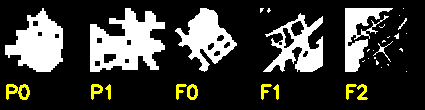
#> input picture js_reverse_cache/tasks/bili-gt3-solver/cache/dbg_pic7.png, 425 x 110 px
$ python gt3_click_solve.py cache/dbg_pic7.png
#> lines starting #> are read from the running program, lines starting #| are printed output that depends on the picture; after the words box and inside, x2 and y2 are one past the last pixel; in counts of white or black regions, pixels touching at a corner belong together
"""Word-click solver for the GT3 point-click ('word') round.

Pipeline (no OCR model, no classification):
  1. prompt strip = bright low-saturation band at the bottom; glyphs are dark
     strokes on white -> Otsu inverse + per-character component split
  2. field glyph candidates = MSER regions filtered by size/aspect/chroma
  3. per-candidate glyph mask = pixels far from the box's median colour
  4. match prompt glyph -> candidate glyph with an angle x scale search
     (same font is used in both, so the SHAPES match; we never read the chars)
  5. unique assignment by best score, emit click points in prompt order

usage: python gt3_click_solve.py <pic.jpg> [--out annotated.jpg] [--json out.json]
"""
from __future__ import annotations

import argparse
import json
import math
import pathlib
import sys

import cv2
import numpy as np

CANVAS = 64


def note(msg: str) -> None:
    print(msg.encode("utf-8", "replace").decode("utf-8", "replace"), file=sys.stderr, flush=True)


# ---------------------------------------------------------------- prompt ----
def find_prompt_box(img: np.ndarray) -> tuple[int, int, int, int]:
    """Locate the white prompt box at the bottom (bright, low-saturation, large)."""
    hsv = cv2.cvtColor(img, cv2.COLOR_BGR2HSV)
    sat, val = hsv[:, :, 1], hsv[:, :, 2]
    h, w = img.shape[:2]
    bright = ((val > 175) & (sat < 70)).astype(np.uint8) * 255
    bright[: int(h * 0.7), :] = 0            # only look at the bottom band
    n, _, stats, _ = cv2.connectedComponentsWithStats(bright, connectivity=8)
    best = None
    for i in range(1, n):
        x, y, bw, bh, area = (int(v) for v in stats[i])
        if area < 800 or bw < w * 0.2 or bh < 15:
            continue
        if best is None or area > best[4]:
            best = (x, y, bw, bh, area)
    if best is None:
        return (0, int(h * 0.88), w, h - int(h * 0.88))
    return best[:4]


def prompt_glyph_boxes(img: np.ndarray, box: tuple[int, int, int, int]) -> tuple[list[tuple[int, int, int, int]], np.ndarray]:
    x, y, w, h = box
    sub = img[y:y + h, x:x + w]
    gray = cv2.cvtColor(sub, cv2.COLOR_BGR2GRAY)
    _, mask = cv2.threshold(gray, 0, 255, cv2.THRESH_BINARY_INV + cv2.THRESH_OTSU)
    mask = cv2.morphologyEx(mask, cv2.MORPH_CLOSE, np.ones((3, 3), np.uint8))
    boxes = split_glyphs(mask, min_area=25)
    return boxes, mask


def split_glyphs(mask: np.ndarray, min_area: int) -> list[tuple[int, int, int, int]]:
    """Connected components, then merge only boxes whose gap is tiny (same char)."""
    n, _, stats, _ = cv2.connectedComponentsWithStats(mask, connectivity=8)
    boxes = [tuple(int(v) for v in stats[i][:4]) for i in range(1, n) if stats[i][4] >= min_area]
    boxes = [b for b in boxes if b[2] >= 4 and b[3] >= 8]

    def vertical_overlap(a, b) -> bool:
        return not (a[1] + a[3] < b[1] or b[1] + b[3] < a[1])

    def hgap(a, b) -> int:
        return max(b[0] - (a[0] + a[2]), a[0] - (b[0] + b[2]))

    merged = True
    while merged:
        merged = False
        for i in range(len(boxes)):
            for j in range(i + 1, len(boxes)):
                a, b = boxes[i], boxes[j]
                if vertical_overlap(a, b) and hgap(a, b) <= 2:
                    nx, ny = min(a[0], b[0]), min(a[1], b[1])
                    boxes[i] = (nx, ny, max(a[0] + a[2], b[0] + b[2]) - nx, max(a[1] + a[3], b[1] + b[3]) - ny)
                    boxes.pop(j)
                    merged = True
                    break
            if merged:
                break
    boxes.sort(key=lambda b: b[0])
    return boxes


# [12 lines left out: function normalize, not called in this run]


# ----------------------------------------------------------------- field ----
def field_candidates(field: np.ndarray) -> list[tuple[int, int, int, int]]:
    b, g, r = (field[:, :, i].astype(np.int16) for i in range(3))
    chroma = np.maximum(np.maximum(b, g), r) - np.minimum(np.minimum(b, g), r)
    h, w = field.shape[:2]

    cands: list[tuple[int, int, int, int, float]] = []
    mser = cv2.MSER_create()
    mser.setMinArea(60)
    mser.setMaxArea(24000)
    try:
        _, boxes = mser.detectRegions(field)
    except Exception:  # noqa: BLE001
        boxes = []
    for (x, y, bw, bh) in boxes:
        if bw < 24 or bh < 24 or bw > 140 or bh > 140:
            continue
        if not (0.3 <= bw / float(bh) <= 3.4):
            continue
        sub = chroma[y:y + bh, x:x + bw]
        if float(sub.mean()) < 55:
            continue
        cands.append((int(x), int(y), int(bw), int(bh), float(sub.mean())))

    cands.sort(key=lambda t: -t[4])
    kept: list[tuple[int, int, int, int]] = []
    for (x, y, bw, bh, _s) in cands:
        cx, cy = x + bw / 2, y + bh / 2
        if any(abs(cx - (kx + kw / 2)) < 45 and abs(cy - (ky + kh / 2)) < 45 for (kx, ky, kw, kh) in kept):
            continue
        kept.append((x, y, bw, bh))
    kept.sort(key=lambda b: (b[1] // 60, b[0]))
    return kept


# [29 lines left out: functions box_mask, rotate, similarity, not called in this run]


def solve(pic_path: pathlib.Path) -> dict:
    img = cv2.imdecode(np.fromfile(str(pic_path), dtype=np.uint8), cv2.IMREAD_COLOR)
    if img is None:
        raise SystemExit(f"cannot read {pic_path}")
    h, w = img.shape[:2]
    pbox = find_prompt_box(img)
    prompt_boxes, pmask = prompt_glyph_boxes(img, pbox)
    prompt_boxes = [b for b in prompt_boxes if b[2] < pbox[2] * 0.6]
    field_img = img[:pbox[1], :]

    fboxes = field_candidates(field_img)
    result: dict = {
        "pic": str(pic_path), "size": [w, h], "prompt_box": list(pbox),
        "prompt_boxes": [list(b) for b in prompt_boxes], "field_boxes": [list(b) for b in fboxes],
    }
    if not prompt_boxes or not fboxes:
        result["error"] = "segmentation failed"
        return result

    p_tpl = [normalize(pmask[y:y + bh, x:x + bw]) for (x, y, bw, bh) in prompt_boxes]
    f_tpl = [normalize(box_mask(field_img, b)) for b in fboxes]

    angles = list(range(0, 360, 12))
    scales = [1.0]
    score = np.zeros((len(p_tpl), len(f_tpl)), np.float32)
    best_cfg: dict[tuple[int, int], dict] = {}
    for i, pt in enumerate(p_tpl):
        for j, ft in enumerate(f_tpl):
            best = -1.0
            cfg = None
            for a in angles:
                for s in scales:
                    cand = rotate(pt, a, s)
                    v = similarity(cand, ft)
                    if v > best:
                        best, cfg = v, {"angle": a, "scale": s}
            score[i, j] = best
            best_cfg[(i, j)] = cfg or {}

    result["score_matrix"] = [[round(float(v), 4) for v in row] for row in score]

    used: set[int] = set()
    clicks = []
    for i in range(len(p_tpl)):
        order = np.argsort(-score[i])
        pick = next((int(j) for j in order if int(j) not in used), None)
        if pick is None:
            continue
        used.add(pick)
        x, y, bw, bh = fboxes[pick]
        clicks.append({
            "prompt_index": i, "field_index": pick, "x": x + bw // 2, "y": y + bh // 2,
            "score": round(float(score[i, pick]), 4), **best_cfg[(i, pick)],
        })
    result["matches"] = clicks
    result["click_points"] = [[c["x"], c["y"]] for c in clicks]
    return result


# [13 lines left out: function annotate, not called in this run]


def main() -> int:
    ap = argparse.ArgumentParser()
    ap.add_argument("pic")
    ap.add_argument("--out", default=None)
    ap.add_argument("--json", default=None)
    args = ap.parse_args()
    pic = pathlib.Path(args.pic)
    result = solve(pic)
#> in solve, img is the input picture: shape (110, 425, 3); mean B, G, R 55, 59.6, 59.6
#> in find_prompt_box, `hsv = cv2.cvtColor(img, cv2.COLOR_BGR2HSV)`: hsv: shape (110, 425, 3); mean H, S, V 0.5, 4.7, 59.6
#> in find_prompt_box, `sat, val = hsv[:, :, 1], hsv[:, :, 2]`:
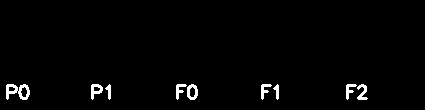
#> sat: shape (110, 425); 1.8% white; 9 white regions, largest, box (x1, y1, x2, y2) and area: (6, 84, 30, 100) 208, (187, 84, 198, 100) 106, (91, 84, 103, 100) 102
#> in find_prompt_box, `sat, val = hsv[:, :, 1], hsv[:, :, 2]`:
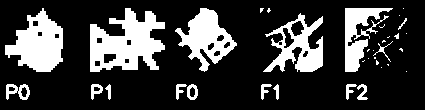
#> val: shape (110, 425); 23.4% white; 35 white regions (19 under 20 px), largest, box (x1, y1, x2, y2) and area: (90, 8, 165, 72) 2935, (5, 8, 63, 72) 2210, (175, 8, 237, 72) 1794
#> in find_prompt_box, `bright = ((val > 175) & (sat < 70)).astype(np.uint8) * 255`:
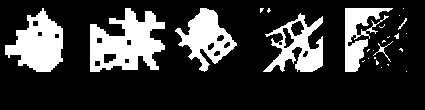
#> bright: shape (110, 425); 21.6% white; 26 white regions (19 under 20 px), largest, box (x1, y1, x2, y2) and area: (90, 8, 165, 72) 2935, (5, 8, 63, 72) 2210, (175, 8, 237, 72) 1794
#> in find_prompt_box, `bright[: int(h * 0.7), :] = 0`: bright: shape (110, 425); every value is 0
#> in find_prompt_box, `n, _, stats, _ = cv2.connectedComponentsWithStats(bright, connectivity..`: n = 1; stats = [[0, 0, 425, 110, 46750]]
#> in solve, `pbox = find_prompt_box(img)`: pbox = (0, 96, 425, 14)
#> in prompt_glyph_boxes, `x, y, w, h = box`: x = 0; y = 96; w = 425; h = 14
#> in split_glyphs, `n, _, stats, _ = cv2.connectedComponentsWithStats(mask, connectivity=8)`: n = 3; stats = [[6, 0, 361, 4, 141], [0, 0, 425, 14, 5806], [191, 0, 3, 1, 3]]
#> in split_glyphs, `boxes = [tuple(int(v) for v in stats[i][:4]) for i in range(1, n) if s..`: boxes = [(0, 0, 425, 14)]
#> in solve, `prompt_boxes = [b for b in prompt_boxes if b[2] < pbox[2] * 0.6]`: prompt_boxes = []
#> in solve, `field_img = img[:pbox[1], :]`:
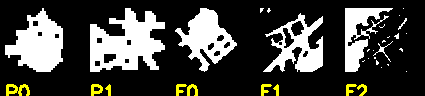
#> field_img: shape (96, 425, 3); mean B, G, R 63, 67.3, 67.3
#> in field_candidates, `b, g, r = (field[:, :, i].astype(np.int16) for i in range(3))`:
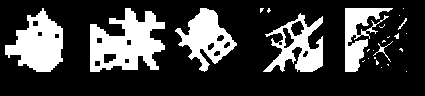
#> b: shape (96, 425) int16; 24.7% white; 26 white regions (19 under 20 px), largest, box (x1, y1, x2, y2) and area: (90, 8, 165, 72) 2935, (5, 8, 63, 72) 2210, (175, 8, 237, 72) 1794
#> in field_candidates, `b, g, r = (field[:, :, i].astype(np.int16) for i in range(3))`:
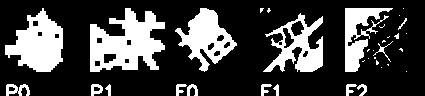
#> g: shape (96, 425) int16; 26.4% white; 35 white regions (19 under 20 px), largest, box (x1, y1, x2, y2) and area: (90, 8, 165, 72) 2935, (5, 8, 63, 72) 2210, (175, 8, 237, 72) 1794
#> in field_candidates, `chroma = np.maximum(np.maximum(b, g), r) - np.minimum(np.minimum(b, g)..`:
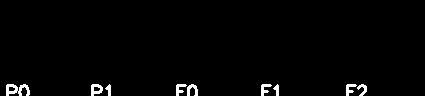
#> chroma: shape (96, 425) int16; 1.7% white; 9 white regions, largest, box (x1, y1, x2, y2) and area: (6, 84, 30, 96) 170, (91, 84, 103, 96) 92, (187, 84, 198, 96) 78
#> in field_candidates, `_, boxes = mser.detectRegions(field)`: boxes = 14 rows, first 6: [0, 0, 425, 96], [184, 10, 40, 45], [347, 42, 19, 28], [92, 10, 71, 60], [7, 13, 54, 57], [347, 10, 31, 30]
#> the loop in field_candidates, `for (x, y, bw, bh) in boxes:` made 14 passes
#> (x, y, bw, bh) on passes 1 to 12: (0, 0, 425, 96), (184, 10, 40, 45), (347, 42, 19, 28), (92, 10, 71, 60), (7, 13, 54, 57), (347, 10, 31, 30), (297, 49, 24, 21), (295, 29, 16, 20), (275, 49, 17, 17), (291, 20, 30, 29), (274, 20, 47, 49), (182, 10, 47, 47)
#> after the loop in field_candidates, `for (x, y, bw, bh) in boxes:`: sub: shape (52, 56) int16; every value is 0
#> after the loop in field_candidates, `for (x, y, bw, bh) in boxes:`: cands = []
#> in solve, `result: dict = { "pic": str(pic_path), "size": [w, h], "prompt_box": l..`: result = {'pic': 'cache/dbg_pic7.png', 'size': [425, 110], 'prompt_box': [0, 96, 425, 14], 'prompt_boxes': [], 'field_boxes': []}
#> result = {'pic': 'cache/dbg_pic7.png', 'size': [425, 110], 'prompt_box': [0, 96, 425, 14], 'prompt_boxes': [], 'field_boxes': [], 'error': 'segmentation failed'}
    note(f"[solve] prompt={len(result.get('prompt_boxes', []))} field={len(result.get('field_boxes', []))} "
         f"points={result.get('click_points')}")
    for c in result.get("matches", []):
        note(f"   prompt#{c['prompt_index']} -> field#{c['field_index']} ({c['x']},{c['y']}) "
             f"angle={c.get('angle')} score={c['score']}")
#> this loop made 0 passes
    if args.json:
        pathlib.Path(args.json).write_text(json.dumps(result, ensure_ascii=True, indent=2), encoding="utf-8")
    if args.out:
        annotate(pic, result, pathlib.Path(args.out))
        note(f"[solve] annotated -> {args.out}")
    print(json.dumps({k: v for k, v in result.items() if k not in ("matches",)}, ensure_ascii=True)[:1200])
#| {"pic": "cache/dbg_pic7.png", "size": [425, 110], "prompt_box": [0, 96, 425, 14], "prompt_boxes": [], "field_boxes": [], "error": "segmentation failed"}
    return 0


if __name__ == "__main__":
    raise SystemExit(main())
#> (the program exits here)
